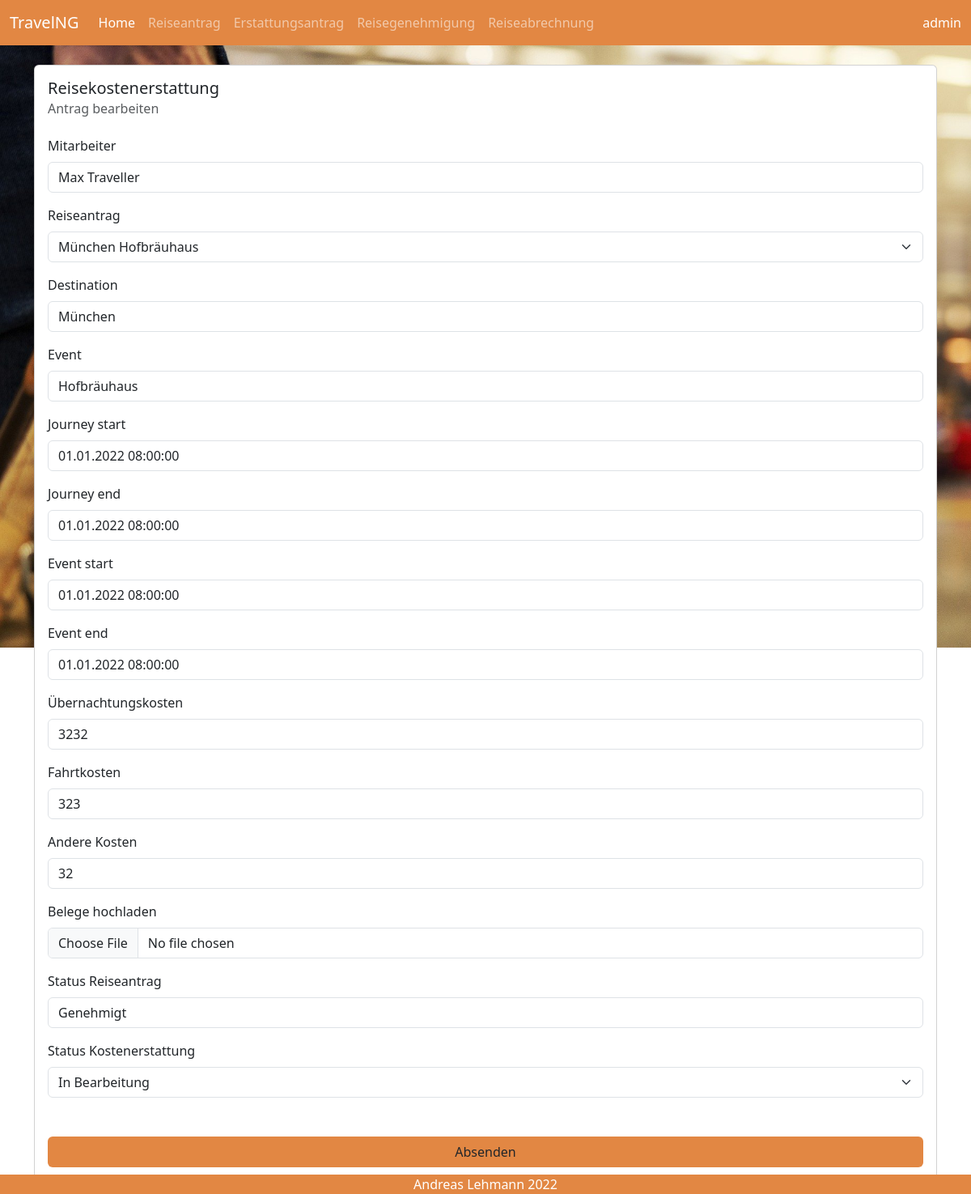
/Invoice/Refund/Edit/2 (signed in), run on an earlier commit of the app's database.
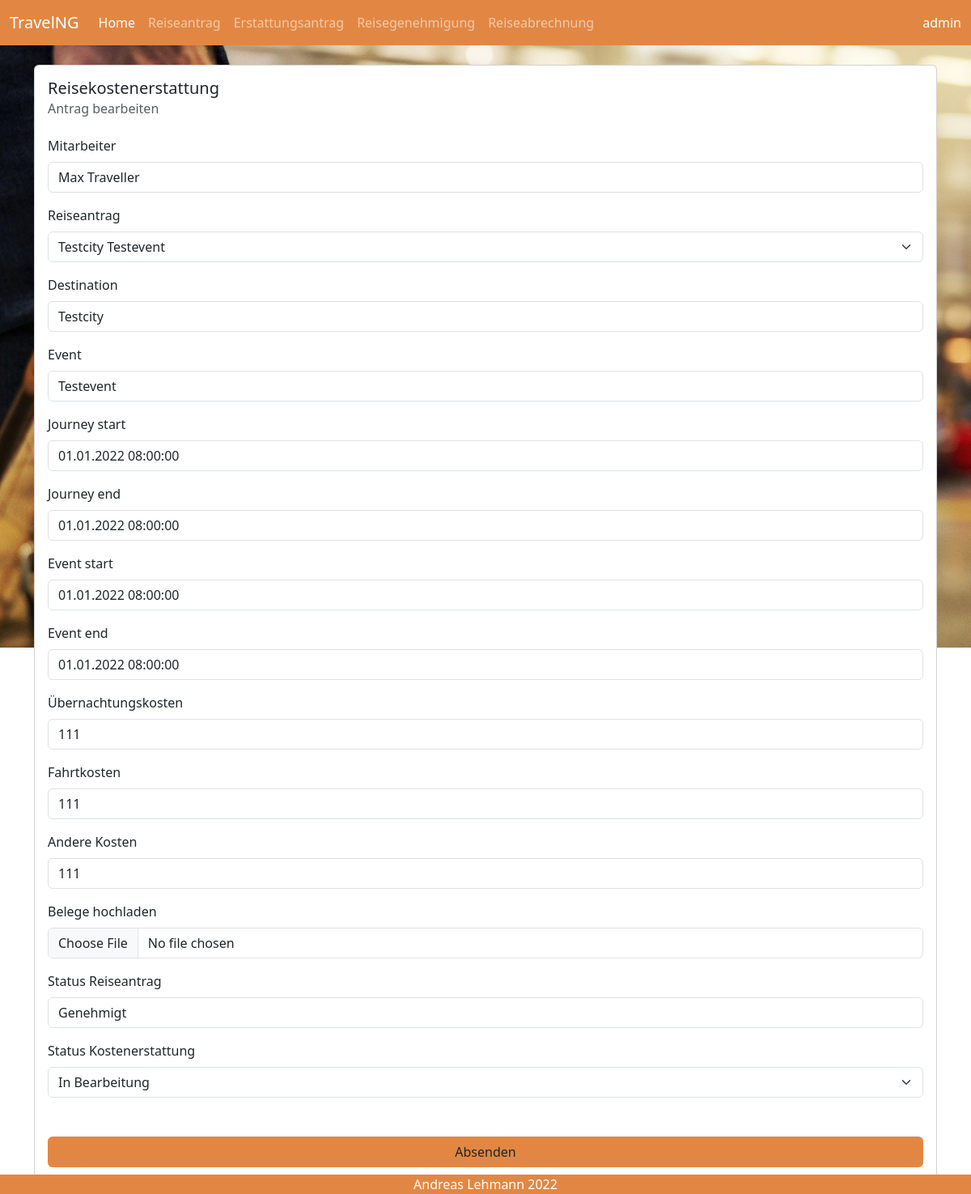
And on a later commit of the database.
### travel/models.py (models this page shows, shortened)
class TravelInvoice(models.Model):
    STATUS_CHOICES = [('In Bearbeitung', 'In Bearbeitung'),
                      ('Auszahlung angewiesen', 'Auszahlung angewiesen'),
                      ]
    username = models.CharField(max_length=50, null=True, blank=False)
    employee = models.CharField(max_length=50, null=True, blank=False)
    travel_request = models.OneToOneField(TravelRequest, on_delete=models.SET_NULL, null=True, blank=False)
    destination = models.CharField(max_length=30, null=True, blank=True)
    event = models.CharField(max_length=30, null=True, blank=True)
    journey_start = models.DateTimeField(null=True, blank=True)
    journey_end = models.DateTimeField(null=True, blank=True)
    event_start = models.DateTimeField(null=True, blank=True)
    event_end = models.DateTimeField(null=True, blank=True)
    hotel_costs = models.IntegerField(blank=False)
    transport_costs = models.IntegerField(blank=False)
    other_costs = models.IntegerField(blank=False)
    upload = models.FileField(upload_to=user_directory_path, default=None, validators=[upload_validator], null=True,
                              blank=True)
    tr_status = models.CharField(max_length=30, null=True, blank=True)
    ti_status = models.CharField(default='In Bearbeitung', max_length=30, choices=STATUS_CHOICES)
    class Meta:
        permissions = [
            (
                'is_clerk', 'can access invoice page'
            )
        ]

class TravelRequest(models.Model):
    STATUS_CHOICES = [('In Bearbeitung', 'In Bearbeitung'),
                      ('Genehmigt', 'Genehmigt'),
                      ]
    username = models.CharField(max_length=50, null=True, blank=False)
    employee = models.CharField(max_length=50, null=True, blank=False)
    destination = models.CharField(max_length=50, blank=False)
    event = models.CharField(max_length=50, blank=False)
    journey_start = models.DateTimeField(default='01.01.2022 08:00', blank=False)
    journey_end = models.DateTimeField(default='01.01.2022 08:00', blank=False)
    event_start = models.DateTimeField(default='01.01.2022 08:00', blank=False)
    event_end = models.DateTimeField(default='01.01.2022 08:00', blank=False)
    transport = models.ForeignKey(Transport, on_delete=models.SET_NULL, null=True, blank=False)
    cost_center = models.ForeignKey(CostCenter, on_delete=models.SET_NULL, null=True, blank=False)
    status = models.CharField(default='In Bearbeitung', max_length=30, choices=STATUS_CHOICES)
    class Meta:
        permissions = [
            (
                'is_supervisor', 'can access auth page'
            )
        ]
    def __str__(self):
        return f'{self.destination} {self.event}'

### travel/views.py (the view)
# urls.py: re_path(r'^Invoice/Refund/Edit/(?P<pk>[0-9]+)/?$', travel.views.travel_invoice_refund, name="editTravelRefund"),
@login_required
def travel_invoice_refund(request, pk=None):
    if pk is None:
        travel_invoices = TravelInvoice.objects.all()
        return render(request, 'travel/travelRefund.html',
                      {'travel_invoices': travel_invoices})
    else:
        ti = get_object_or_404(TravelInvoice, pk=pk)
        page_title = 'Reisekostenerstattung'
        sub_title = 'Antrag bearbeiten'
    if request.method == 'POST':
        form = RefundForm(request.POST, instance=ti)
        if form.is_valid():
            form.save()
            tr_data = TravelRequest.objects.get(id=ti.travel_request_id)
            ti.event = tr_data.event
            ti.destination = tr_data.destination
            form.save()
            messages.success(request, 'Gespeichert')
            return HttpResponseRedirect(reverse('home'))
        else:
            messages.error(request, 'Bitte Fehler korrigieren')
    else:
        form = RefundForm(instance=ti)
    return render(request, 'travel/travelForm.html',
                  {'page_title': page_title, 'sub_title': sub_title, 'form': form})

### templates/travel/travelForm.html (shortened to what this page needs)
{% extends 'travel/base.html' %}
{% load bootstrap5 bootstrap_icons %}
{% block content %}
    <div class="container">
        <div class="card" style="width: 100%;">
            <div class="card-body">
                <h5 class="card-title">{{ page_title }}</h5>
                <h6 class="card-subtitle mb-2 text-muted">{{ sub_title }}</h6>
                <form action="" enctype="multipart/form-data" method="post" class="form-horizontal mt-4">
                    {% bootstrap_form form layout='horizontal' %}
                    <div class="d-grid gap-2 mx-auto mt-5">
                        <button type="submit" class="btn" style="background-color: #e28743;">Absenden</button>
                    </div>
                </form>
            </div>
        </div>
    </div>
{% endblock %}

What changed in the data, as far as the page shows it:
changed TravelInvoice "Max Traveller": travel_request "München Hofbräuhaus" → "Testcity Testevent"; hotel_costs "3232" → "111"; transport_costs "323" → "111"; other_costs "32" → "111"
changed through a linked row, TravelRequest: destination "München" → "Testcity"; event "Hofbräuhaus" → "Testevent"
